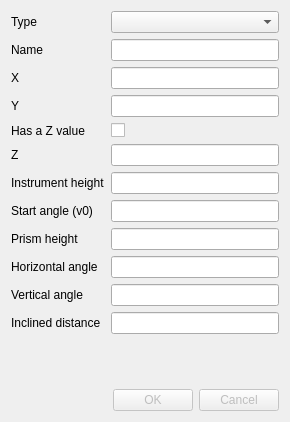
<?xml version="1.0" encoding="UTF-8"?>
<ui version="4.0">
 <class>TT_DialogAdd</class>
 <widget class="QDialog" name="TT_DialogAdd">
  <property name="geometry">
   <rect>
    <x>0</x>
    <y>0</y>
    <width>290</width>
    <height>422</height>
   </rect>
  </property>
  <property name="windowTitle">
   <string>Dialog</string>
  </property>
  <layout class="QVBoxLayout" name="verticalLayout">
   <item>
    <layout class="QFormLayout" name="formLayout">
     <item row="0" column="0">
      <widget class="QLabel" name="lbType">
       <property name="text">
        <string>Type</string>
       </property>
      </widget>
     </item>
     <item row="0" column="1">
      <widget class="QComboBox" name="cbType"/>
     </item>
     <item row="1" column="0">
      <widget class="QLabel" name="lbName">
       <property name="text">
        <string>Name</string>
       </property>
      </widget>
     </item>
     <item row="1" column="1">
      <widget class="QLineEdit" name="leName"/>
     </item>
     <item row="2" column="0">
      <widget class="QLabel" name="lbX">
       <property name="text">
        <string>X</string>
       </property>
      </widget>
     </item>
     <item row="2" column="1">
      <widget class="QLineEdit" name="leX"/>
     </item>
     <item row="3" column="0">
      <widget class="QLabel" name="lbY">
       <property name="text">
        <string>Y</string>
       </property>
      </widget>
     </item>
     <item row="3" column="1">
      <widget class="QLineEdit" name="leY"/>
     </item>
     <item row="4" column="0">
      <widget class="QLabel" name="lbHasZ">
       <property name="text">
        <string>Has a Z value</string>
       </property>
      </widget>
     </item>
     <item row="4" column="1">
      <widget class="QCheckBox" name="cbHasZ">
       <property name="text">
        <string/>
       </property>
      </widget>
     </item>
     <item row="5" column="0">
      <widget class="QLabel" name="lbZ">
       <property name="text">
        <string>Z</string>
       </property>
      </widget>
     </item>
     <item row="5" column="1">
      <widget class="QLineEdit" name="leZ"/>
     </item>
     <item row="6" column="0">
      <widget class="QLabel" name="lbIh">
       <property name="text">
        <string>Instrument height</string>
       </property>
      </widget>
     </item>
     <item row="6" column="1">
      <widget class="QLineEdit" name="leIh"/>
     </item>
     <item row="7" column="0">
      <widget class="QLabel" name="lbV0">
       <property name="text">
        <string>Start angle (v0)</string>
       </property>
      </widget>
     </item>
     <item row="7" column="1">
      <widget class="QLineEdit" name="leV0"/>
     </item>
     <item row="8" column="0">
      <widget class="QLabel" name="lbPh">
       <property name="text">
        <string>Prism height</string>
       </property>
      </widget>
     </item>
     <item row="8" column="1">
      <widget class="QLineEdit" name="lePh"/>
     </item>
     <item row="9" column="0">
      <widget class="QLabel" name="lbHa">
       <property name="text">
        <string>Horizontal angle</string>
       </property>
      </widget>
     </item>
     <item row="9" column="1">
      <widget class="QLineEdit" name="leHa"/>
     </item>
     <item row="10" column="0">
      <widget class="QLabel" name="lbVa">
       <property name="text">
        <string>Vertical angle</string>
       </property>
      </widget>
     </item>
     <item row="10" column="1">
      <widget class="QLineEdit" name="leVa"/>
     </item>
     <item row="11" column="0">
      <widget class="QLabel" name="lbId">
       <property name="text">
        <string>Inclined distance</string>
       </property>
      </widget>
     </item>
     <item row="11" column="1">
      <widget class="QLineEdit" name="leId"/>
     </item>
    </layout>
   </item>
   <item>
    <widget class="QDialogButtonBox" name="buttonBox">
     <property name="enabled">
      <bool>false</bool>
     </property>
     <property name="orientation">
      <enum>Qt::Horizontal</enum>
     </property>
     <property name="standardButtons">
      <set>QDialogButtonBox::Cancel|QDialogButtonBox::Ok</set>
     </property>
    </widget>
   </item>
  </layout>
 </widget>
 <resources/>
 <connections>
  <connection>
   <sender>buttonBox</sender>
   <signal>accepted()</signal>
   <receiver>TT_DialogAdd</receiver>
   <slot>accept()</slot>
   <hints>
    <hint type="sourcelabel">
     <x>248</x>
     <y>254</y>
    </hint>
    <hint type="destinationlabel">
     <x>157</x>
     <y>274</y>
    </hint>
   </hints>
  </connection>
  <connection>
   <sender>buttonBox</sender>
   <signal>rejected()</signal>
   <receiver>TT_DialogAdd</receiver>
   <slot>reject()</slot>
   <hints>
    <hint type="sourcelabel">
     <x>316</x>
     <y>260</y>
    </hint>
    <hint type="destinationlabel">
     <x>286</x>
     <y>274</y>
    </hint>
   </hints>
  </connection>
 </connections>
</ui>
